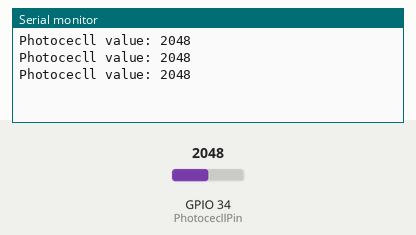
Recording of a sketch running on a simulated ESP32. Parts: the last lines printed to the serial monitor. The test bench sets the inputs (shaded band); at power-on: GPIO 34 (PhotocecllPin) = 2048.

Above: at 1.3 s.
1.4 s: GPIO 34 (PhotocecllPin) set to 2866
At 1.9 s:
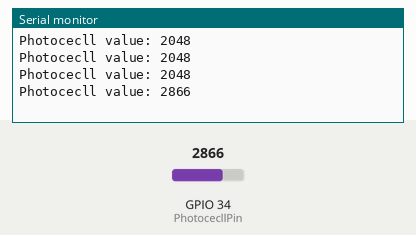
2.9 s: GPIO 34 (PhotocecllPin) set to 3603
At 3.4 s:
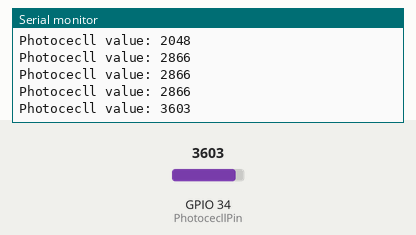
Timing chart, 0 to 5.9 s (numbered marks = the images above; inputs shaded):
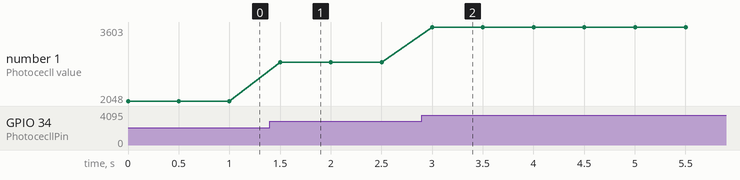

Measured:
- after the input at 1.4 s, the serial monitor: prints a new line after 0.10 s (image 1)
- after the input at 2.9 s, the serial monitor: prints a new line after 0.10 s (image 2)
- plotted number 1: 2048 → 2866 after the input at 1.4 s, 2866 → 3603 after the input at 2.9 s

The sketch:

2.1Photocell-sensor.ino
```cpp
#define PhotocecllPin 34  //Define the photoresistor pin

void setup() {
  //Initialize the serial port
  Serial.begin(9600);
  //Set the pin to input mode
  pinMode(PhotocecllPin,INPUT);
}

void loop() {
  //Read the value of photoresistor
  int ReadValue = analogRead(PhotocecllPin);
  //Print the value. NOTE: ESP32 board is 12-bit ADC, whose detection range is within 0~4095.
  Serial.print("Photocecll value: ");
  Serial.println(ReadValue);
  delay(500);
}
```
